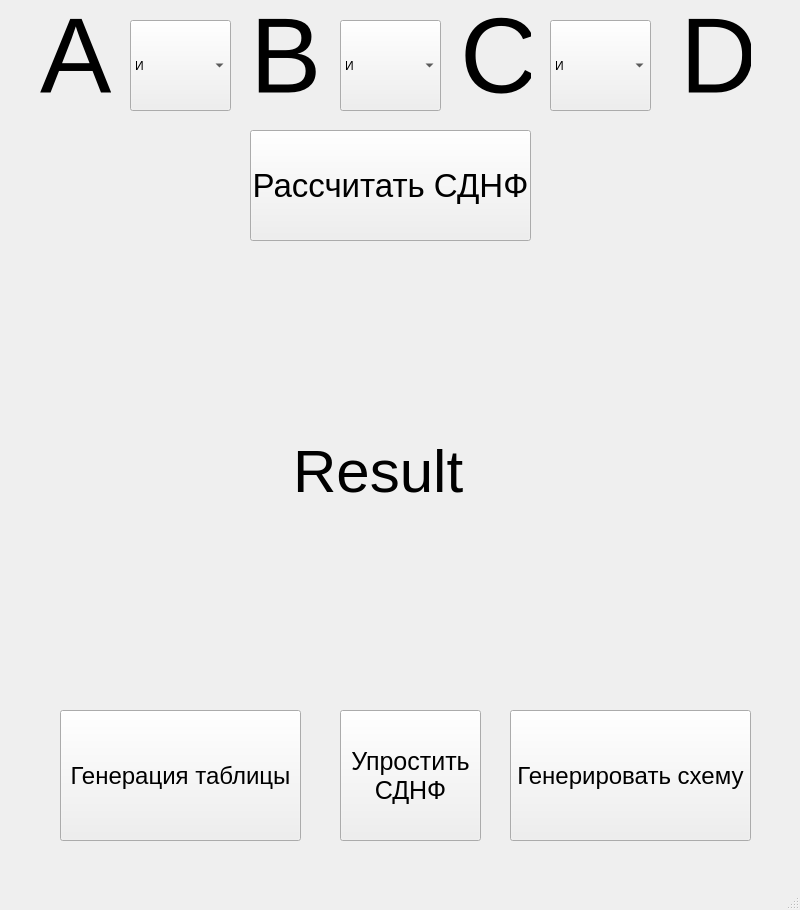
<?xml version="1.0" encoding="UTF-8"?>
<ui version="4.0">
 <class>MainWindow</class>
 <widget class="QMainWindow" name="MainWindow">
  <property name="geometry">
   <rect>
    <x>0</x>
    <y>0</y>
    <width>800</width>
    <height>910</height>
   </rect>
  </property>
  <property name="windowTitle">
   <string>MainWindow</string>
  </property>
  <widget class="QWidget" name="centralwidget">
   <widget class="QLabel" name="label">
    <property name="geometry">
     <rect>
      <x>40</x>
      <y>-10</y>
      <width>71</width>
      <height>131</height>
     </rect>
    </property>
    <property name="font">
     <font>
      <pointsize>80</pointsize>
     </font>
    </property>
    <property name="text">
     <string>A</string>
    </property>
   </widget>
   <widget class="QLabel" name="label_2">
    <property name="geometry">
     <rect>
      <x>250</x>
      <y>-10</y>
      <width>71</width>
      <height>131</height>
     </rect>
    </property>
    <property name="font">
     <font>
      <pointsize>80</pointsize>
     </font>
    </property>
    <property name="text">
     <string>B</string>
    </property>
   </widget>
   <widget class="QLabel" name="label_3">
    <property name="geometry">
     <rect>
      <x>460</x>
      <y>-10</y>
      <width>71</width>
      <height>131</height>
     </rect>
    </property>
    <property name="font">
     <font>
      <pointsize>80</pointsize>
     </font>
    </property>
    <property name="text">
     <string>C</string>
    </property>
   </widget>
   <widget class="QLabel" name="label_4">
    <property name="geometry">
     <rect>
      <x>680</x>
      <y>-10</y>
      <width>71</width>
      <height>131</height>
     </rect>
    </property>
    <property name="font">
     <font>
      <pointsize>80</pointsize>
     </font>
    </property>
    <property name="text">
     <string>D</string>
    </property>
   </widget>
   <widget class="QLabel" name="label_5">
    <property name="geometry">
     <rect>
      <x>10</x>
      <y>250</y>
      <width>781</width>
      <height>441</height>
     </rect>
    </property>
    <property name="font">
     <font>
      <pointsize>45</pointsize>
     </font>
    </property>
    <property name="text">
     <string>                 Result</string>
    </property>
    <property name="wordWrap">
     <bool>true</bool>
    </property>
   </widget>
   <widget class="QPushButton" name="pushButton">
    <property name="geometry">
     <rect>
      <x>250</x>
      <y>130</y>
      <width>281</width>
      <height>111</height>
     </rect>
    </property>
    <property name="font">
     <font>
      <pointsize>25</pointsize>
     </font>
    </property>
    <property name="text">
     <string>Рассчитать СДНФ</string>
    </property>
   </widget>
   <widget class="QComboBox" name="comboBox">
    <property name="geometry">
     <rect>
      <x>130</x>
      <y>20</y>
      <width>101</width>
      <height>91</height>
     </rect>
    </property>
    <property name="font">
     <font>
      <pointsize>9</pointsize>
     </font>
    </property>
    <item>
     <property name="text">
      <string>И</string>
     </property>
    </item>
    <item>
     <property name="text">
      <string>ИЛИ</string>
     </property>
    </item>
    <item>
     <property name="text">
      <string>Исключающее ИЛИ</string>
     </property>
    </item>
    <item>
     <property name="text">
      <string>Импликация</string>
     </property>
    </item>
    <item>
     <property name="text">
      <string>Эквивалентность</string>
     </property>
    </item>
    <item>
     <property name="text">
      <string>Штрих Шеффера</string>
     </property>
    </item>
    <item>
     <property name="text">
      <string>Стрелка пирса</string>
     </property>
    </item>
   </widget>
   <widget class="QComboBox" name="comboBox_2">
    <property name="geometry">
     <rect>
      <x>340</x>
      <y>20</y>
      <width>101</width>
      <height>91</height>
     </rect>
    </property>
    <item>
     <property name="text">
      <string>И</string>
     </property>
    </item>
    <item>
     <property name="text">
      <string>ИЛИ</string>
     </property>
    </item>
    <item>
     <property name="text">
      <string>Исключающее ИЛИ</string>
     </property>
    </item>
    <item>
     <property name="text">
      <string>Импликация</string>
     </property>
    </item>
    <item>
     <property name="text">
      <string>Эквивалентность</string>
     </property>
    </item>
    <item>
     <property name="text">
      <string>Штрих Шеффера</string>
     </property>
    </item>
    <item>
     <property name="text">
      <string>Стрелка пирса</string>
     </property>
    </item>
   </widget>
   <widget class="QComboBox" name="comboBox_3">
    <property name="geometry">
     <rect>
      <x>550</x>
      <y>20</y>
      <width>101</width>
      <height>91</height>
     </rect>
    </property>
    <item>
     <property name="text">
      <string>И</string>
     </property>
    </item>
    <item>
     <property name="text">
      <string>ИЛИ</string>
     </property>
    </item>
    <item>
     <property name="text">
      <string>Исключающее ИЛИ</string>
     </property>
    </item>
    <item>
     <property name="text">
      <string>Импликация</string>
     </property>
    </item>
    <item>
     <property name="text">
      <string>Эквивалентность</string>
     </property>
    </item>
    <item>
     <property name="text">
      <string>Штрих Шеффера</string>
     </property>
    </item>
    <item>
     <property name="text">
      <string>Стрелка пирса</string>
     </property>
    </item>
   </widget>
   <widget class="QPushButton" name="pushButton_2">
    <property name="geometry">
     <rect>
      <x>60</x>
      <y>710</y>
      <width>241</width>
      <height>131</height>
     </rect>
    </property>
    <property name="font">
     <font>
      <pointsize>18</pointsize>
     </font>
    </property>
    <property name="text">
     <string>Генерация таблицы</string>
    </property>
   </widget>
   <widget class="QPushButton" name="pushButton_3">
    <property name="geometry">
     <rect>
      <x>510</x>
      <y>710</y>
      <width>241</width>
      <height>131</height>
     </rect>
    </property>
    <property name="font">
     <font>
      <pointsize>18</pointsize>
     </font>
    </property>
    <property name="text">
     <string>Генерировать схему</string>
    </property>
   </widget>
   <widget class="QPushButton" name="pushButton_4">
    <property name="geometry">
     <rect>
      <x>340</x>
      <y>710</y>
      <width>141</width>
      <height>131</height>
     </rect>
    </property>
    <property name="font">
     <font>
      <pointsize>19</pointsize>
     </font>
    </property>
    <property name="text">
     <string>Упростить 
СДНФ</string>
    </property>
   </widget>
  </widget>
  <widget class="QMenuBar" name="menubar">
   <property name="geometry">
    <rect>
     <x>0</x>
     <y>0</y>
     <width>800</width>
     <height>21</height>
    </rect>
   </property>
  </widget>
  <widget class="QStatusBar" name="statusbar"/>
 </widget>
 <resources/>
 <connections/>
</ui>
